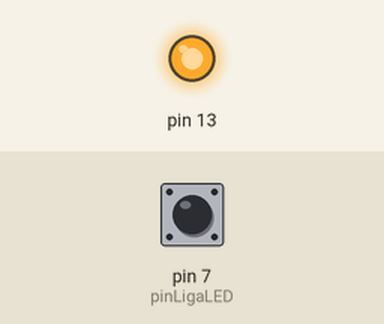
A sketch run on a simulated Arduino Uno, built with avr-gcc and run on an emulated ATmega328P. Parts: output pins drawn as LEDs (lit = HIGH). The test bench sets the inputs (shaded band); at power-on: pin 7 (pinLigaLED) HIGH.

Above: at 1.2 s.
At 3.7 s:
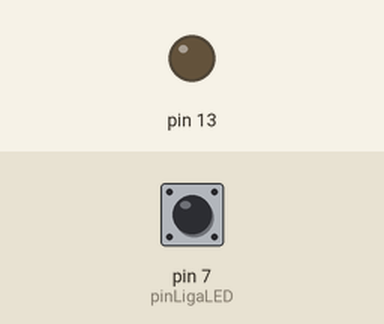
Timing chart, 0 to 6.5 s (numbered marks = the images above):
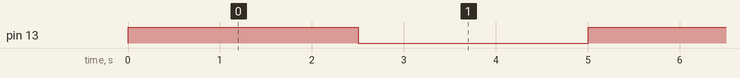

Measured:
- by itself, pin 13: alternates HIGH for 2.5 s and LOW for 2.5 s

The sketch:

Blink.ino
```cpp
int pinLigaLED = 7;

void setup()
{
	pinMode(13, OUTPUT);
	pinMode(pinLigaLED, INPUT_PULLUP);
}

void loop()
{
	int freq = 500;

	digitalWrite(13, HIGH);

	if(digitalRead(pinLigaLED) == LOW)
	{
		flash(freq);
	}
	else
	{
		flash(5*freq);
	}
}

void flash(int freq)
{
	digitalWrite(13, HIGH);
	delay(freq);
	digitalWrite(13, LOW);
	delay(freq);
}
```
